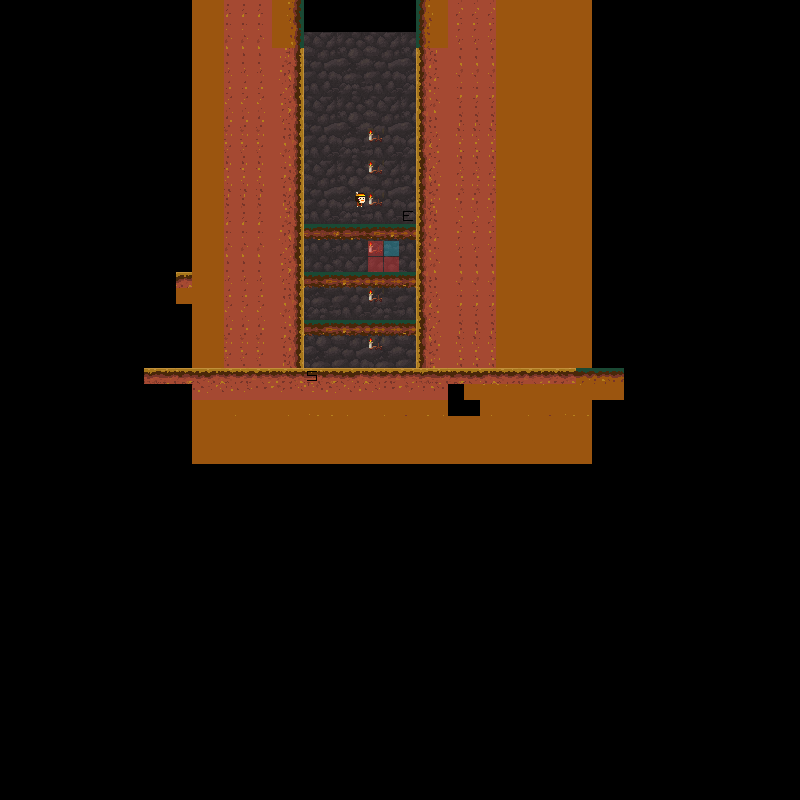

This is a level from a 2D game, rendered from its Tiled map with the project's own tilesets. A one-line summary and the map file follow, with tile-layer data summarised:
An orthogonal 50x50 tile map with 16x16 px tiles, 5 tile layers (Back, Stage, Unit, Guide, ...).

<map version="1.0" orientation="orthogonal" renderorder="right-down" width="50" height="50" tilewidth="16" tileheight="16" nextobjectid="1">
 <tileset firstgid="1" name="PDTileset" tilewidth="16" tileheight="16" tilecount="1024">
  <image source="tileImage.png" width="512" height="512" />
  <tile id="0">
   <properties>
    <property name="Player" value="0" />
   </properties>
  </tile>
  <tile id="1">
   <properties>
    <property name="Spawn" value="true" />
   </properties>
  </tile>
  <tile id="64">
   <properties>
    <property name="Type" value="OneWay" />
   </properties>
  </tile>
  <tile id="65">
   <properties>
    <property name="Type" value="OneWay" />
   </properties>
  </tile>
  <tile id="66">
   <properties>
    <property name="Type" value="OneWay" />
   </properties>
  </tile>
  <tile id="67">
   <properties>
    <property name="Type" value="OneWay" />
   </properties>
  </tile>
  <tile id="68">
   <properties>
    <property name="Type" value="OneWay" />
   </properties>
  </tile>
  <tile id="69">
   <properties>
    <property name="Type" value="OneWay" />
   </properties>
  </tile>
  <tile id="70">
   <properties>
    <property name="Type" value="OneWay" />
   </properties>
  </tile>
  <tile id="71">
   <properties>
    <property name="Type" value="OneWay" />
   </properties>
  </tile>
  <tile id="72">
   <properties>
    <property name="Type" value="OneWay" />
   </properties>
  </tile>
  <tile id="96">
   <properties>
    <property name="Type" value="Block" />
   </properties>
  </tile>
  <tile id="224">
   <properties>
    <property name="Candle" value="true" />
   </properties>
  </tile>
  <tile id="225">
   <properties>
    <property name="Mark" value="Start" />
   </properties>
  </tile>
  <tile id="226">
   <properties>
    <property name="Mark" value="End" />
   </properties>
  </tile>
 </tileset>
 <layer name="Back" width="50" height="50">
  <data>[2500 cells, 314 non-empty, 16 distinct tile ids]</data>
 </layer>
 <layer name="Stage" width="50" height="50">
  <data>[2500 cells, 588 non-empty, 43 distinct tile ids]</data>
 </layer>
 <layer name="Unit" width="50" height="50">
  <data>[2500 cells, 10 non-empty, 5 distinct tile ids]</data>
 </layer>
 <layer name="Guide" width="50" height="50">
  <data>[2500 cells, 4 non-empty, 2 distinct tile ids]</data>
 </layer>
 <layer name="Deco" width="50" height="50">
  <data>[2500 cells, 367 non-empty, 43 distinct tile ids]</data>
 </layer>
</map>